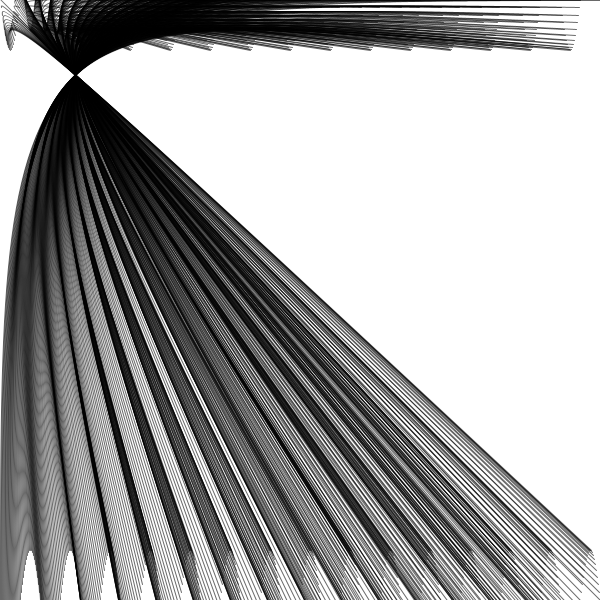
Frame 1 (no input)
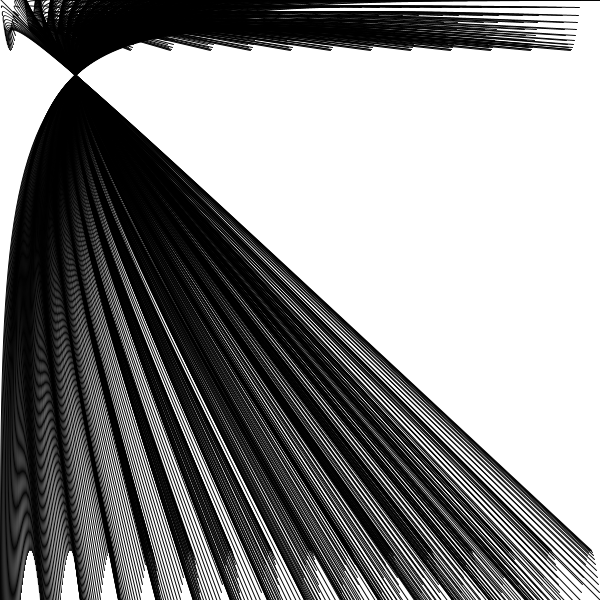
Frame 60 (the mouse pressed at the canvas centre just before this capture)
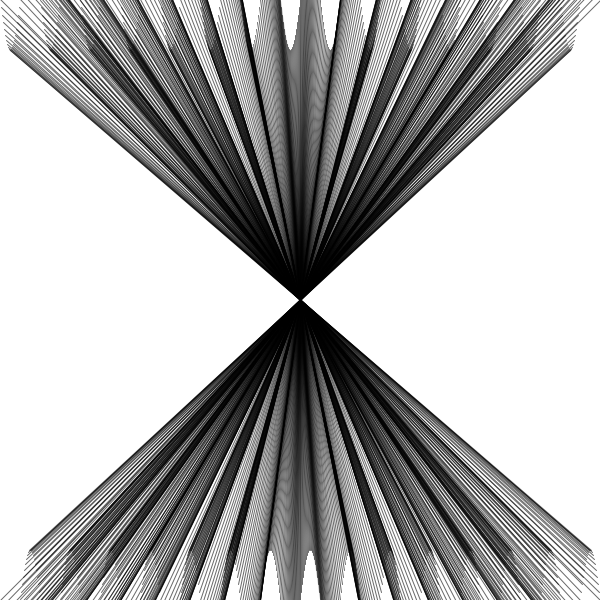
Frame 120 (the mouse held since frame 60 and released just before this capture)

The Processing sketch that drew these frames (run headless with seeded random() and noise(); from frame 60 on, the mouse is pressed at the canvas centre):

// Processing sketch: processing_141137
// ── processing_141137.pde

// Math 4: Random
// Use three variables assigned to random values to create a composition that is different every time the program is run.

void setup() {
  size(600,600);
}

void draw() {
  background(255);
  float offset = height;
  float scaleVal = 50.0;
  float angleInc = PI/20.0;
  float angle = 0.0;
  float a = mouseX;
  float b = mouseY;
  float r = random(600);
  noFill();
  for (int x = 0; x <= width; x++) {
    float y = offset + (sin(angle) * scaleVal);
    if (r < 200) {
      stroke(0,250);
      bezier(x,y,b,a,a,b,width-x,height-y);
    } else if ((r > 200) && (r < 400)) {
      stroke(0,150);
      bezier(x,y,b,a,a,b,width-x,height-y);
    } else if (r > 400) {
      stroke(0,50);
      bezier(x,y,b,a,a,b,width-x,height-y);
    }
    angle += angleInc;
  }
}
